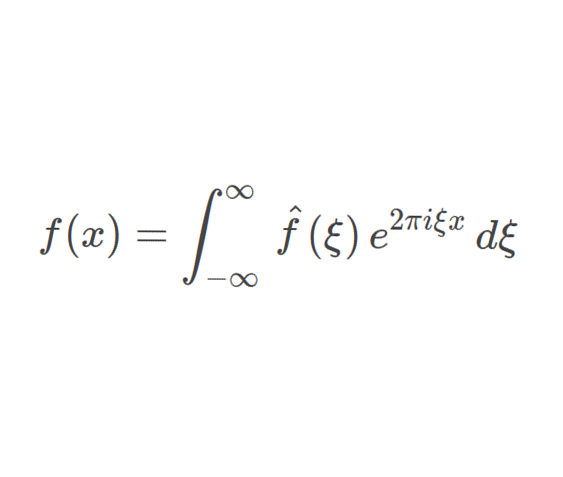
%> input picture page_optimization/temp3_rotated.png, 563 x 477 px
$ octave conn_comp.m   (GNU Octave 9; MATLAB toolbox functions it lacks are replaced by stand-ins)
%> lines starting %> are read from the running program, lines starting %| are printed output that depends on the picture
% function out = conn_comp(im)
filename = 'temp3_rotated.png';
im = rgb2gray(imread(filename));
%> im: size 477x563 uint8; min 41, max 255, mean 252.8
im = imcomplement(im);
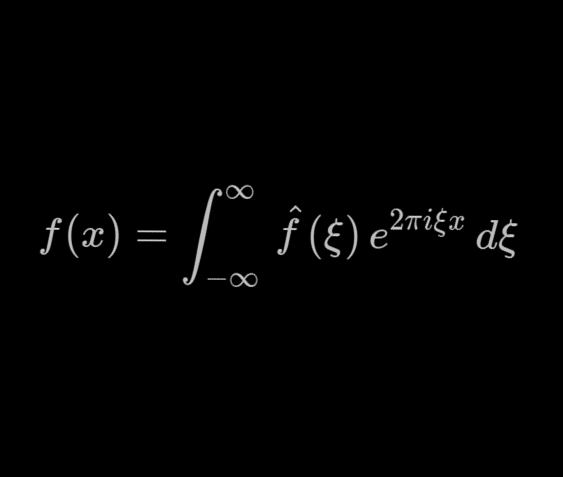
%> im: size 477x563 uint8; min 0, max 214, mean 2.2

cc = bwconncomp(im,4);
%> cc = 62 connected components

num_comp = size(cc.PixelIdxList,2);
%> num_comp = 62

for i = 1:num_comp
    comp = cc.PixelIdxList{i};
    [xs,ys] = ind2sub(size(im), comp);

    minx = min(xs);
    miny = min(ys);
    maxx = max(xs);
    maxy = max(ys);

    temp = im(minx:maxx, miny:maxy);
    imwrite(temp, strcat(num2str(i), '.png'));
end
%> this loop made 62 passes
%> (comp, xs, ys, minx, miny, maxx, maxy) on passes 2, 3, 4, 10, 11, 12, 13, 14, 15, 16, 17, 18: (19814, 257, 42, 257, 42, 257, 42), (21722, 257, 46, 257, 46, 257, 46), (27898, 232, 59, 232, 59, 232, 59), (67963, 229, 143, 229, 143, 229, 143), (70834, 238, 149, 238, 149, 238, 149), (71302, 229, 150, 229, 150, 229, 150), (71794, 244, 151, 244, 151, 244, 151), (72742, 238, 153, 238, 153, 238, 153), (73687, 229, 155, 229, 155, 229, 155), (74179, 244, 156, 244, 156, 244, 156), (74647, 235, 157, 235, 157, 235, 157), (75127, 238, 158, 238, 158, 238, 158)
%> (minx, miny, maxx, maxy) on passes 1, 5, 6, 7, 8, 9: (218, 40, 256, 63), (213, 68, 259, 80), (228, 82, 249, 105), (213, 108, 259, 120), (229, 137, 234, 167), (239, 137, 242, 168)
%> pass 1, `temp = im(minx:maxx, miny:maxy);`:
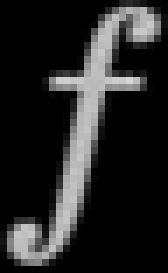
%> temp: size 39x24 uint8 (shown 7 times larger); min 0, max 214, mean 37

% end

$ run again, with page_optimization/temp.png copied over page_optimization/temp3_rotated.png
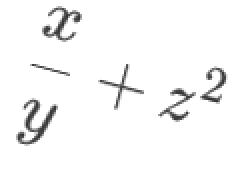
%> input picture page_optimization/temp.png, 122 x 96 px (shown 2 times larger)
%> `im = imcomplement(im);`:
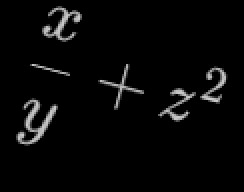
%> im: size 96x122 uint8 (shown 2 times larger); min 0, max 207, mean 7.6
%> cc = 6 connected components
%> num_comp = 6
%> the loop `for i = 1:num_comp` made 6 passes
%> (minx, miny, maxx, maxy) on passes 1 to 6: (50, 9, 73, 29), (33, 16, 38, 35), (4, 22, 21, 41), (33, 50, 55, 73), (45, 80, 61, 98), (34, 101, 52, 114)
%> pass 1, `temp = im(minx:maxx, miny:maxy);`:
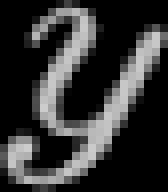
%> temp: size 24x21 uint8 (shown 8 times larger); min 0, max 205, mean 52.1

$ run again, with page_optimization/temp2.png copied over page_optimization/temp3_rotated.png
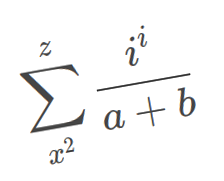
%> input picture page_optimization/temp2.png, 224 x 181 px
%> `im = imcomplement(im);`:
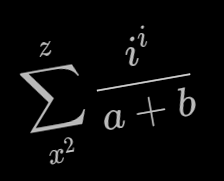
%> im: size 181x224 uint8; min 0, max 222, mean 8.1
%> cc = 12 connected components
%> num_comp = 12
%> the loop `for i = 1:num_comp` made 12 passes
%> (minx, miny, maxx, maxy) on passes 1 to 8: (65, 20, 134, 86), (42, 40, 57, 52), (149, 50, 165, 64), (138, 64, 153, 75), (74, 97, 92, 191), (110, 104, 130, 126), (48, 125, 67, 139), (37, 130, 42, 135)
%> pass 1, `temp = im(minx:maxx, miny:maxy);`:
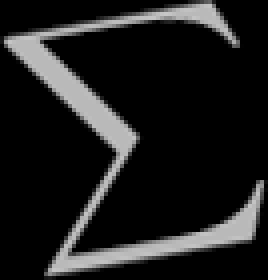
%> temp: size 70x67 uint8 (shown 4 times larger); min 0, max 199, mean 29.9
